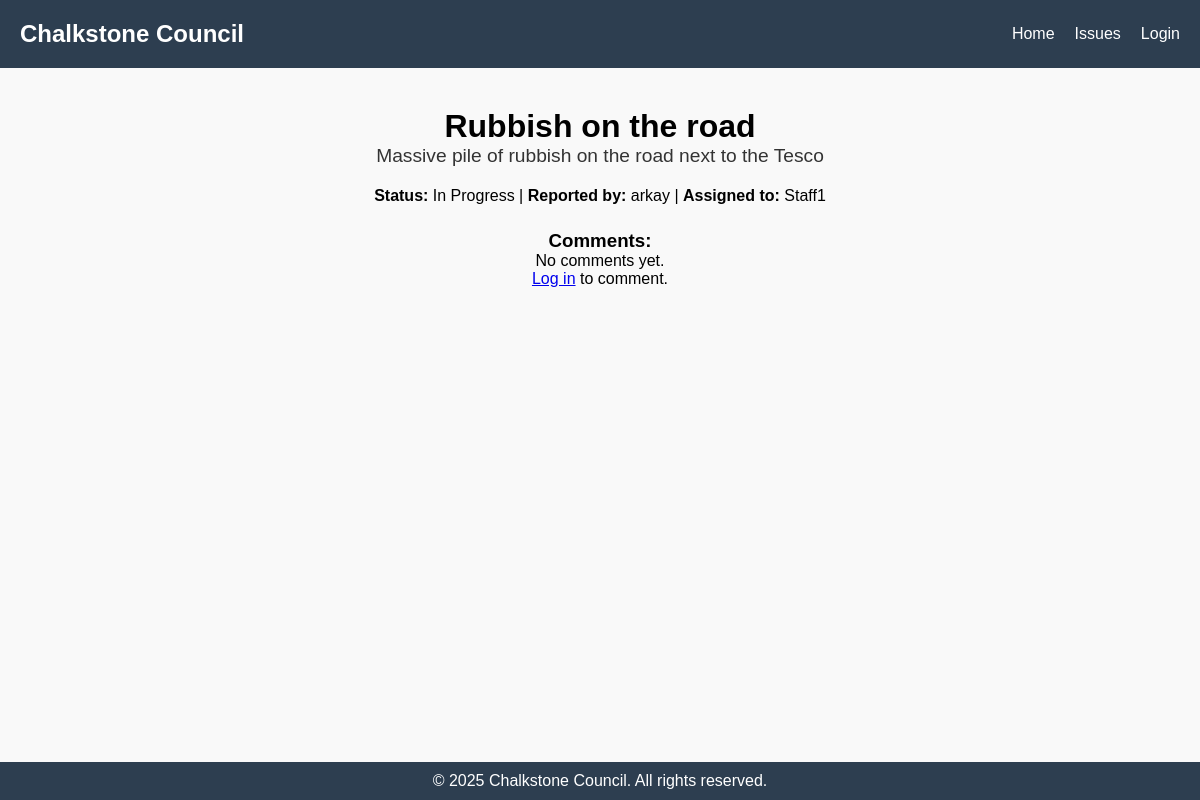
The page /issues/30/ on the database its author committed.
### issues/models.py (models this page shows, shortened)
class Issue(models.Model):
    title = models.CharField(max_length=100)  # Title of the issue
    description = models.TextField()  # Detailed description of the issue
    reporter = models.ForeignKey(
        settings.AUTH_USER_MODEL, on_delete=models.SET_NULL,
        null=True, blank=True, related_name='reported_issues'
    )  # User who reported the issue
    assignee = models.ForeignKey(
        settings.AUTH_USER_MODEL, on_delete=models.SET_NULL,
        null=True, blank=True, related_name='assigned_issues'
    )  # User who is assigned to resolve the issue
    status = models.CharField(max_length=20, choices=STATUS_CHOICES, default='Open')  # Current status of the issue
    category = models.CharField(max_length=20, choices=CATEGORY_CHOICES, default='Other')  # Category of the issue
    created_at = models.DateTimeField(auto_now_add=True)  # Timestamp when the issue was created
    updated_at = models.DateTimeField(auto_now=True)  # Timestamp when the issue was last updated
    class Meta:
        ordering = ['-created_at']  # Order issues by creation date (newest first)

### issues/views.py (the view)
# urls.py: path('<int:pk>/', views.issue_detail, name='issue_detail'),  # Issue details page
def issue_detail(request, pk):
    issue = get_object_or_404(Issue, pk=pk)
    comment_form = CommentForm()
    return render(request, 'issues/issue_detail.html', {
        'issue': issue,
        'comment_form': comment_form,
    })

### issues/templates/issues/issue_detail.html (shortened to what this page needs)
{% extends 'issues/base.html' %}
{% block content %}
    <h1 class="issue-title">{{ issue.title }}</h1>
    <p class="issue-description">{{ issue.description }}</p>
    <p><strong>Status:</strong> {{ issue.status }} |
       <strong>Reported by:</strong> {{ issue.reporter }} |
       <strong>Assigned to:</strong> {{ issue.assignee }}</p>
    <h3 class="comments-header">Comments:</h3>
    <div id="comments">
        {% for comment in issue.comments.all %}
            <div class="comment">
                <b>{{ comment.author.username }}</b> <small>{{ comment.created_at|date:"Y-m-d H:i" }}</small><br>
                <p>{{ comment.text }}</p>
            </div>
        {% empty %}
            <p>No comments yet.</p>
        {% endfor %}
    </div>
    {% if user.is_authenticated %}
        <form action="{% url 'add_comment' issue_id=issue.id %}" method="POST" class="comment-form">
            {% csrf_token %}
            {{ comment_form.text }}
            <button type="submit">Add Comment</button>
        </form>
    {% else %}
        <p><a href="{% url 'account_login' %}">Log in</a> to comment.</p>
    {% endif %}
{% endblock %}

### issues/static/issues/style.css (style rules this page uses)
* { margin: 0; padding: 0; box-sizing: border-box; }
body { font-family: Arial, sans-serif; background-color: #f9f9f9; }
.issue-description { font-size: 1.2em; margin-bottom: 20px; color: #333; }
.comments-header { margin-top: 25px; }

### rows shown on the page
Issue: title "Rubbish on the road", description "Massive pile of rubbish on the road next to the Tesco", status "In Progress", reporter "arkay", assignee "Staff1"
